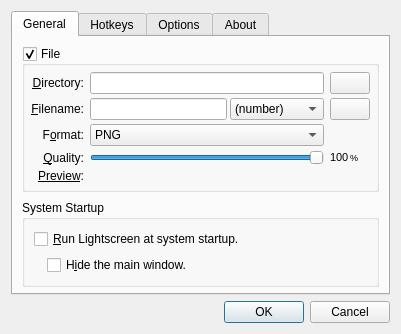
<?xml version="1.0" encoding="UTF-8"?>
<ui version="4.0">
 <class>OptionsDialog</class>
 <widget class="QDialog" name="OptionsDialog">
  <property name="geometry">
   <rect>
    <x>0</x>
    <y>0</y>
    <width>401</width>
    <height>318</height>
   </rect>
  </property>
  <property name="windowTitle">
   <string>Options - Lightscreen</string>
  </property>
  <layout class="QVBoxLayout" name="verticalLayout_4">
   <item>
    <widget class="QTabWidget" name="tabWidget">
     <property name="currentIndex">
      <number>0</number>
     </property>
     <widget class="QWidget" name="generalTab">
      <attribute name="title">
       <string>General</string>
      </attribute>
      <layout class="QVBoxLayout" name="verticalLayout">
       <property name="bottomMargin">
        <number>6</number>
       </property>
       <item>
        <widget class="QGroupBox" name="fileGroupBox">
         <property name="sizePolicy">
          <sizepolicy hsizetype="Preferred" vsizetype="Preferred">
           <horstretch>0</horstretch>
           <verstretch>0</verstretch>
          </sizepolicy>
         </property>
         <property name="title">
          <string>File</string>
         </property>
         <property name="flat">
          <bool>true</bool>
         </property>
         <property name="checkable">
          <bool>true</bool>
         </property>
         <layout class="QGridLayout" name="fileGroupBoxLayout">
          <property name="leftMargin">
           <number>6</number>
          </property>
          <property name="topMargin">
           <number>6</number>
          </property>
          <property name="rightMargin">
           <number>6</number>
          </property>
          <property name="bottomMargin">
           <number>6</number>
          </property>
          <property name="verticalSpacing">
           <number>4</number>
          </property>
          <item row="0" column="0">
           <widget class="QLabel" name="directoryLabel">
            <property name="text">
             <string>&amp;Directory:</string>
            </property>
            <property name="alignment">
             <set>Qt::AlignRight|Qt::AlignTrailing|Qt::AlignVCenter</set>
            </property>
            <property name="buddy">
             <cstring>targetLineEdit</cstring>
            </property>
           </widget>
          </item>
          <item row="0" column="1">
           <widget class="QLineEdit" name="targetLineEdit">
            <property name="styleSheet">
             <string notr="true"/>
            </property>
           </widget>
          </item>
          <item row="0" column="2">
           <widget class="QPushButton" name="browsePushButton">
            <property name="maximumSize">
             <size>
              <width>60</width>
              <height>16777215</height>
             </size>
            </property>
            <property name="text">
             <string/>
            </property>
            <property name="autoDefault">
             <bool>false</bool>
            </property>
           </widget>
          </item>
          <item row="1" column="0">
           <widget class="QLabel" name="filenameLabel">
            <property name="toolTip">
             <string>The prefix for the screenshot file</string>
            </property>
            <property name="text">
             <string>&amp;Filename:</string>
            </property>
            <property name="alignment">
             <set>Qt::AlignRight|Qt::AlignTrailing|Qt::AlignVCenter</set>
            </property>
            <property name="buddy">
             <cstring>prefixLineEdit</cstring>
            </property>
           </widget>
          </item>
          <item row="1" column="1">
           <layout class="QHBoxLayout" name="filenameLayout">
            <property name="spacing">
             <number>3</number>
            </property>
            <item>
             <widget class="QLineEdit" name="prefixLineEdit">
              <property name="whatsThis">
               <string>The prefix will be inserted before the &lt;em&gt;Naming&lt;/em&gt; in the screenshot file and it is usually used to distinguish files. It can be left blank.</string>
              </property>
             </widget>
            </item>
            <item>
             <widget class="QComboBox" name="namingComboBox">
              <property name="whatsThis">
               <string>The naming is inserted after the prefix and is what makes each screenshot file unique to avoid overwriting.&lt;br /&gt;
&lt;b&gt;Numeric&lt;/b&gt;: inserts a number in sequence, 1, 2, 3..&lt;br /&gt;
&lt;b&gt;Date&lt;/b&gt;: inserts the current date and time, in the form of dd-MM-yyyy, click the &quot;wrench&quot; button on the right to customize the format.&lt;br /&gt;
&lt;b&gt;Timestamp&lt;/b&gt;: inserts a number, a Unix timestamp, which is the number of seconds passed since 1970-1-1 00:00:00.&lt;br /&gt;

</string>
              </property>
              <item>
               <property name="text">
                <string>(number)</string>
               </property>
              </item>
              <item>
               <property name="text">
                <string>(date)</string>
               </property>
              </item>
              <item>
               <property name="text">
                <string>(timestamp)</string>
               </property>
              </item>
              <item>
               <property name="text">
                <string>(none)</string>
               </property>
              </item>
             </widget>
            </item>
           </layout>
          </item>
          <item row="1" column="2">
           <widget class="QPushButton" name="namingOptionsButton">
            <property name="autoDefault">
             <bool>false</bool>
            </property>
           </widget>
          </item>
          <item row="3" column="0">
           <widget class="QLabel" name="formatLabel">
            <property name="toolTip">
             <string>The file format for the screenshot</string>
            </property>
            <property name="text">
             <string>F&amp;ormat:</string>
            </property>
            <property name="alignment">
             <set>Qt::AlignRight|Qt::AlignTrailing|Qt::AlignVCenter</set>
            </property>
            <property name="buddy">
             <cstring>formatComboBox</cstring>
            </property>
           </widget>
          </item>
          <item row="3" column="1">
           <widget class="QComboBox" name="formatComboBox">
            <item>
             <property name="text">
              <string notr="true">PNG</string>
             </property>
            </item>
            <item>
             <property name="text">
              <string notr="true">JPG</string>
             </property>
            </item>
            <item>
             <property name="text">
              <string notr="true">BMP</string>
             </property>
            </item>
           </widget>
          </item>
          <item row="4" column="0">
           <widget class="QLabel" name="qualityLabel">
            <property name="text">
             <string>&amp;Quality:</string>
            </property>
            <property name="alignment">
             <set>Qt::AlignRight|Qt::AlignTrailing|Qt::AlignVCenter</set>
            </property>
            <property name="buddy">
             <cstring>qualitySlider</cstring>
            </property>
           </widget>
          </item>
          <item row="4" column="1">
           <widget class="QSlider" name="qualitySlider">
            <property name="whatsThis">
             <string>This slider goes from 0 to 100. 100 being the highest quality and 0 the lowest.&lt;br&gt;
Quality is related to file size and of course to readability and overall quality of the image.</string>
            </property>
            <property name="maximum">
             <number>100</number>
            </property>
            <property name="pageStep">
             <number>5</number>
            </property>
            <property name="value">
             <number>100</number>
            </property>
            <property name="orientation">
             <enum>Qt::Horizontal</enum>
            </property>
           </widget>
          </item>
          <item row="4" column="2">
           <layout class="QHBoxLayout" name="qualityLayout">
            <property name="spacing">
             <number>0</number>
            </property>
            <property name="sizeConstraint">
             <enum>QLayout::SetMinimumSize</enum>
            </property>
            <item>
             <widget class="QLabel" name="qualityValueLabel">
              <property name="font">
               <font>
                <pointsize>8</pointsize>
               </font>
              </property>
              <property name="text">
               <string notr="true">100</string>
              </property>
             </widget>
            </item>
            <item>
             <widget class="QLabel" name="qualityPercentLabel">
              <property name="font">
               <font>
                <pointsize>7</pointsize>
               </font>
              </property>
              <property name="text">
               <string notr="true">%</string>
              </property>
             </widget>
            </item>
           </layout>
          </item>
          <item row="5" column="0">
           <widget class="QLabel" name="previewTextLabel">
            <property name="text">
             <string>&lt;u&gt;Preview&lt;/u&gt;:</string>
            </property>
            <property name="alignment">
             <set>Qt::AlignRight|Qt::AlignTrailing|Qt::AlignVCenter</set>
            </property>
           </widget>
          </item>
          <item row="5" column="1">
           <widget class="QLabel" name="previewLabel">
            <property name="text">
             <string/>
            </property>
           </widget>
          </item>
         </layout>
        </widget>
       </item>
       <item>
        <spacer name="verticalSpacer">
         <property name="orientation">
          <enum>Qt::Vertical</enum>
         </property>
         <property name="sizeHint" stdset="0">
          <size>
           <width>0</width>
           <height>0</height>
          </size>
         </property>
        </spacer>
       </item>
       <item>
        <widget class="QGroupBox" name="startupGroupBox">
         <property name="sizePolicy">
          <sizepolicy hsizetype="Minimum" vsizetype="Fixed">
           <horstretch>0</horstretch>
           <verstretch>0</verstretch>
          </sizepolicy>
         </property>
         <property name="title">
          <string>System Startup</string>
         </property>
         <property name="flat">
          <bool>true</bool>
         </property>
         <layout class="QVBoxLayout" name="verticalLayout_3">
          <item>
           <widget class="QCheckBox" name="startupCheckBox">
            <property name="whatsThis">
             <string/>
            </property>
            <property name="text">
             <string>&amp;Run Lightscreen at system startup.</string>
            </property>
           </widget>
          </item>
          <item>
           <layout class="QHBoxLayout" name="startupHideLayout">
            <item>
             <spacer name="startupHideSpacer">
              <property name="orientation">
               <enum>Qt::Horizontal</enum>
              </property>
              <property name="sizeType">
               <enum>QSizePolicy::Fixed</enum>
              </property>
              <property name="sizeHint" stdset="0">
               <size>
                <width>13</width>
                <height>15</height>
               </size>
              </property>
             </spacer>
            </item>
            <item>
             <widget class="QCheckBox" name="startupHideCheckBox">
              <property name="whatsThis">
               <string/>
              </property>
              <property name="text">
               <string>H&amp;ide the main window.</string>
              </property>
             </widget>
            </item>
           </layout>
          </item>
         </layout>
        </widget>
       </item>
      </layout>
     </widget>
     <widget class="QWidget" name="hotkeyTab">
      <attribute name="title">
       <string>Hotkeys</string>
      </attribute>
      <layout class="QVBoxLayout" name="verticalLayout_2">
       <item>
        <widget class="QGroupBox" name="capturesGroupBox">
         <property name="title">
          <string>Captures</string>
         </property>
         <property name="flat">
          <bool>true</bool>
         </property>
         <layout class="QGridLayout" name="gridLayout">
          <property name="leftMargin">
           <number>6</number>
          </property>
          <property name="topMargin">
           <number>6</number>
          </property>
          <property name="rightMargin">
           <number>6</number>
          </property>
          <property name="bottomMargin">
           <number>6</number>
          </property>
          <property name="spacing">
           <number>4</number>
          </property>
          <item row="0" column="0">
           <widget class="QCheckBox" name="screenCheckBox">
            <property name="sizePolicy">
             <sizepolicy hsizetype="Maximum" vsizetype="Maximum">
              <horstretch>0</horstretch>
              <verstretch>0</verstretch>
             </sizepolicy>
            </property>
            <property name="text">
             <string>&amp;Fullscreen</string>
            </property>
           </widget>
          </item>
          <item row="0" column="2">
           <widget class="HotkeyWidget" name="screenHotkeyWidget">
            <property name="sizePolicy">
             <sizepolicy hsizetype="Minimum" vsizetype="Maximum">
              <horstretch>0</horstretch>
              <verstretch>0</verstretch>
             </sizepolicy>
            </property>
           </widget>
          </item>
          <item row="3" column="0">
           <widget class="QCheckBox" name="windowPickerCheckBox">
            <property name="sizePolicy">
             <sizepolicy hsizetype="Maximum" vsizetype="Maximum">
              <horstretch>0</horstretch>
              <verstretch>0</verstretch>
             </sizepolicy>
            </property>
            <property name="text">
             <string>Window &amp;Picker</string>
            </property>
           </widget>
          </item>
          <item row="3" column="2">
           <widget class="HotkeyWidget" name="windowPickerHotkeyWidget"/>
          </item>
          <item row="2" column="1">
           <spacer name="horizontalSpacer_4">
            <property name="orientation">
             <enum>Qt::Horizontal</enum>
            </property>
            <property name="sizeHint" stdset="0">
             <size>
              <width>40</width>
              <height>0</height>
             </size>
            </property>
           </spacer>
          </item>
          <item row="2" column="0">
           <widget class="QCheckBox" name="windowCheckBox">
            <property name="sizePolicy">
             <sizepolicy hsizetype="Maximum" vsizetype="Maximum">
              <horstretch>0</horstretch>
              <verstretch>0</verstretch>
             </sizepolicy>
            </property>
            <property name="text">
             <string>Active &amp;Window</string>
            </property>
           </widget>
          </item>
          <item row="2" column="2">
           <widget class="HotkeyWidget" name="windowHotkeyWidget"/>
          </item>
          <item row="1" column="0">
           <widget class="QCheckBox" name="areaCheckBox">
            <property name="sizePolicy">
             <sizepolicy hsizetype="Maximum" vsizetype="Maximum">
              <horstretch>0</horstretch>
              <verstretch>0</verstretch>
             </sizepolicy>
            </property>
            <property name="text">
             <string>Screen &amp;Area</string>
            </property>
           </widget>
          </item>
          <item row="1" column="2">
           <widget class="HotkeyWidget" name="areaHotkeyWidget"/>
          </item>
         </layout>
        </widget>
       </item>
       <item>
        <widget class="QGroupBox" name="controlGroupBox">
         <property name="title">
          <string>Lightscreen Control</string>
         </property>
         <property name="flat">
          <bool>true</bool>
         </property>
         <layout class="QGridLayout" name="gridLayout_2">
          <property name="leftMargin">
           <number>6</number>
          </property>
          <property name="topMargin">
           <number>6</number>
          </property>
          <property name="rightMargin">
           <number>6</number>
          </property>
          <property name="bottomMargin">
           <number>6</number>
          </property>
          <property name="spacing">
           <number>4</number>
          </property>
          <item row="0" column="0">
           <widget class="QCheckBox" name="openCheckBox">
            <property name="sizePolicy">
             <sizepolicy hsizetype="Maximum" vsizetype="Maximum">
              <horstretch>0</horstretch>
              <verstretch>0</verstretch>
             </sizepolicy>
            </property>
            <property name="text">
             <string>&amp;Open the program window</string>
            </property>
           </widget>
          </item>
          <item row="0" column="2">
           <widget class="HotkeyWidget" name="openHotkeyWidget"/>
          </item>
          <item row="1" column="0">
           <widget class="QCheckBox" name="directoryCheckBox">
            <property name="sizePolicy">
             <sizepolicy hsizetype="Maximum" vsizetype="Maximum">
              <horstretch>0</horstretch>
              <verstretch>0</verstretch>
             </sizepolicy>
            </property>
            <property name="text">
             <string>Open the &amp;directory</string>
            </property>
           </widget>
          </item>
          <item row="1" column="2">
           <widget class="HotkeyWidget" name="directoryHotkeyWidget"/>
          </item>
          <item row="0" column="1">
           <spacer name="horizontalSpacer_2">
            <property name="orientation">
             <enum>Qt::Horizontal</enum>
            </property>
            <property name="sizeHint" stdset="0">
             <size>
              <width>40</width>
              <height>0</height>
             </size>
            </property>
           </spacer>
          </item>
         </layout>
        </widget>
       </item>
      </layout>
     </widget>
     <widget class="QWidget" name="optionsTab">
      <attribute name="title">
       <string>Options</string>
      </attribute>
      <layout class="QVBoxLayout" name="verticalLayout_8">
       <property name="leftMargin">
        <number>0</number>
       </property>
       <property name="topMargin">
        <number>0</number>
       </property>
       <property name="rightMargin">
        <number>0</number>
       </property>
       <property name="bottomMargin">
        <number>0</number>
       </property>
       <item>
        <widget class="QScrollArea" name="optionsScrollArea">
         <property name="sizePolicy">
          <sizepolicy hsizetype="Minimum" vsizetype="Expanding">
           <horstretch>0</horstretch>
           <verstretch>0</verstretch>
          </sizepolicy>
         </property>
         <property name="minimumSize">
          <size>
           <width>375</width>
           <height>0</height>
          </size>
         </property>
         <property name="frameShape">
          <enum>QFrame::NoFrame</enum>
         </property>
         <property name="horizontalScrollBarPolicy">
          <enum>Qt::ScrollBarAlwaysOff</enum>
         </property>
         <property name="widgetResizable">
          <bool>true</bool>
         </property>
         <widget class="QWidget" name="scrollAreaWidgetContents">
          <property name="geometry">
           <rect>
            <x>0</x>
            <y>-20</y>
            <width>360</width>
            <height>706</height>
           </rect>
          </property>
          <layout class="QVBoxLayout" name="verticalLayout_5">
           <property name="spacing">
            <number>4</number>
           </property>
           <property name="leftMargin">
            <number>6</number>
           </property>
           <property name="topMargin">
            <number>6</number>
           </property>
           <property name="rightMargin">
            <number>6</number>
           </property>
           <property name="bottomMargin">
            <number>6</number>
           </property>
           <item>
            <widget class="QGroupBox" name="interfaceGroupBox">
             <property name="title">
              <string>Interface</string>
             </property>
             <property name="flat">
              <bool>true</bool>
             </property>
             <layout class="QVBoxLayout" name="verticalLayout_6">
              <item>
               <widget class="QCheckBox" name="trayCheckBox">
                <property name="whatsThis">
                 <string/>
                </property>
                <property name="text">
                 <string>Sho&amp;w a system tray icon.</string>
                </property>
               </widget>
              </item>
              <item>
               <widget class="QCheckBox" name="closeHideCheckBox">
                <property name="text">
                 <string>C&amp;losing hides the main window.</string>
                </property>
               </widget>
              </item>
              <item>
               <widget class="QCheckBox" name="hideCheckBox">
                <property name="text">
                 <string>&amp;Hide Lightscreen while taking a screenshot.</string>
                </property>
               </widget>
              </item>
              <item>
               <layout class="QGridLayout" name="notifyLayout">
                <property name="topMargin">
                 <number>2</number>
                </property>
                <property name="bottomMargin">
                 <number>2</number>
                </property>
                <item row="1" column="1">
                 <widget class="QCheckBox" name="messageCheckBox">
                  <property name="whatsThis">
                   <string>Shows a completion message once the screenshot is saved, clicking this message takes you to the directory where the screenshot was saved.</string>
                  </property>
                  <property name="text">
                   <string>Tray icon Popup</string>
                  </property>
                 </widget>
                </item>
                <item row="2" column="1">
                 <widget class="QCheckBox" name="playSoundCheckBox">
                  <property name="text">
                   <string>&amp;Sound cue</string>
                  </property>
                 </widget>
                </item>
                <item row="1" column="0">
                 <spacer name="horizontalSpacer_9">
                  <property name="orientation">
                   <enum>Qt::Horizontal</enum>
                  </property>
                  <property name="sizeType">
                   <enum>QSizePolicy::Fixed</enum>
                  </property>
                  <property name="sizeHint" stdset="0">
                   <size>
                    <width>15</width>
                    <height>0</height>
                   </size>
                  </property>
                 </spacer>
                </item>
                <item row="1" column="2">
                 <spacer name="horizontalSpacer">
                  <property name="orientation">
                   <enum>Qt::Horizontal</enum>
                  </property>
                  <property name="sizeHint" stdset="0">
                   <size>
                    <width>40</width>
                    <height>0</height>
                   </size>
                  </property>
                 </spacer>
                </item>
                <item row="0" column="0" colspan="3">
                 <widget class="QLabel" name="notifyLabel">
                  <property name="font">
                   <font>
                    <weight>75</weight>
                    <bold>true</bold>
                    <underline>true</underline>
                   </font>
                  </property>
                  <property name="text">
                   <string>&amp;Notify with:</string>
                  </property>
                  <property name="buddy">
                   <cstring>messageCheckBox</cstring>
                  </property>
                 </widget>
                </item>
               </layout>
              </item>
             </layout>
            </widget>
           </item>
           <item>
            <widget class="QGroupBox" name="screenshotsGroupBox">
             <property name="title">
              <string>Screenshots</string>
             </property>
             <property name="flat">
              <bool>true</bool>
             </property>
             <layout class="QVBoxLayout" name="verticalLayout_7">
              <item>
               <widget class="QCheckBox" name="saveAsCheckBox">
                <property name="text">
                 <string>Choose where to save each screenshot (&quot;&amp;Save as&quot;).</string>
                </property>
               </widget>
              </item>
              <item>
               <widget class="QCheckBox" name="currentMonitorCheckBox">
                <property name="text">
                 <string>&amp;Grab only the active monitor.</string>
                </property>
               </widget>
              </item>
              <item>
               <widget class="QCheckBox" name="cursorCheckBox">
                <property name="text">
                 <string>Inc&amp;lude the cursor in the screenshot.</string>
                </property>
               </widget>
              </item>
              <item>
               <widget class="QCheckBox" name="magnifyCheckBox">
                <property name="text">
                 <string>&amp;Magnify around the mouse in Area mode.</string>
                </property>
               </widget>
              </item>
              <item>
               <layout class="QHBoxLayout" name="horizontalLayout_2">
                <property name="spacing">
                 <number>2</number>
                </property>
                <item>
                 <widget class="QCheckBox" name="optiPngCheckBox">
                  <property name="toolTip">
                   <string>Runs OptiPNG which reduces screenshot file size.</string>
                  </property>
                  <property name="text">
                   <string>O&amp;ptimize PNG screenshots.</string>
                  </property>
                 </widget>
                </item>
                <item>
                 <widget class="QLabel" name="optiPngLabel">
                  <property name="palette">
                   <palette>
                    <active>
                     <colorrole role="WindowText">
                      <brush brushstyle="SolidPattern">
                       <color alpha="255">
                        <red>128</red>
                        <green>0</green>
                        <blue>0</blue>
                       </color>
                      </brush>
                     </colorrole>
                    </active>
                    <inactive>
                     <colorrole role="WindowText">
                      <brush brushstyle="SolidPattern">
                       <color alpha="255">
                        <red>128</red>
                        <green>0</green>
                        <blue>0</blue>
                       </color>
                      </brush>
                     </colorrole>
                    </inactive>
                    <disabled>
                     <colorrole role="WindowText">
                      <brush brushstyle="SolidPattern">
                       <color alpha="255">
                        <red>141</red>
                        <green>138</green>
                        <blue>136</blue>
                       </color>
                      </brush>
                     </colorrole>
                    </disabled>
                   </palette>
                  </property>
                  <property name="text">
                   <string/>
                  </property>
                 </widget>
                </item>
                <item>
                 <spacer name="horizontalSpacer_10">
                  <property name="orientation">
                   <enum>Qt::Horizontal</enum>
                  </property>
                  <property name="sizeHint" stdset="0">
                   <size>
                    <width>40</width>
                    <height>0</height>
                   </size>
                  </property>
                 </spacer>
                </item>
               </layout>
              </item>
              <item>
               <widget class="QCheckBox" name="replaceCheckBox">
                <property name="text">
                 <string>Replace screenshots when there's an existing file.</string>
                </property>
               </widget>
              </item>
              <item>
               <widget class="QCheckBox" name="areaAutocloseCheckBox">
                <property name="text">
                 <string>Snap area screenshots automatically (no resizing).</string>
                </property>
               </widget>
              </item>
              <item>
               <layout class="QHBoxLayout" name="horizontalLayout_5">
                <item>
                 <widget class="QLabel" name="delayLabel">
                  <property name="text">
                   <string>D&amp;elay:</string>
                  </property>
                  <property name="alignment">
                   <set>Qt::AlignRight|Qt::AlignTrailing|Qt::AlignVCenter</set>
                  </property>
                  <property name="buddy">
                   <cstring>delaySpinBox</cstring>
                  </property>
                 </widget>
                </item>
                <item>
                 <widget class="QSpinBox" name="delaySpinBox">
                  <property name="whatsThis">
                   <string>Selecting anything other than 0 in this option will cause the program to &lt;b&gt;wait&lt;/b&gt; that amount of seconds before taking the screenshot.</string>
                  </property>
                  <property name="specialValueText">
                   <string>none</string>
                  </property>
                  <property name="accelerated">
                   <bool>true</bool>
                  </property>
                  <property name="correctionMode">
                   <enum>QAbstractSpinBox::CorrectToNearestValue</enum>
                  </property>
                  <property name="suffix">
                   <string> seconds</string>
                  </property>
                  <property name="prefix">
                   <string/>
                  </property>
                  <property name="maximum">
                   <number>32767</number>
                  </property>
                 </widget>
                </item>
                <item>
                 <spacer name="horizontalSpacer_8">
                  <property name="orientation">
                   <enum>Qt::Horizontal</enum>
                  </property>
                  <property name="sizeHint" stdset="0">
                   <size>
                    <width>114</width>
                    <height>0</height>
                   </size>
                  </property>
                 </spacer>
                </item>
               </layout>
              </item>
             </layout>
            </widget>
           </item>
           <item>
            <widget class="QGroupBox" name="clipboardGroupBox">
             <property name="title">
              <string>Clipboard</string>
             </property>
             <property name="flat">
              <bool>true</bool>
             </property>
             <layout class="QVBoxLayout" name="verticalLayout_10">
              <item>
               <widget class="QCheckBox" name="clipboardCheckBox">
                <property name="whatsThis">
                 <string>Lightscreen will copy the screenshot image data to your clipboard.

Warning: Cannot be used in tandem with the &quot;After uploading, copy the URL to the clipboard.&quot; option</string>
                </property>
                <property name="text">
                 <string>&amp;Copy the screenshot to the clipboard.</string>
                </property>
               </widget>
              </item>
             </layout>
            </widget>
           </item>
           <item>
            <widget class="QGroupBox" name="updaterGroupBox">
             <property name="title">
              <string>Updater</string>
             </property>
             <property name="flat">
              <bool>true</bool>
             </property>
             <layout class="QGridLayout" name="gridLayout_4">
              <item row="0" column="1">
               <spacer name="horizontalSpacer_3">
                <property name="orientation">
                 <enum>Qt::Horizontal</enum>
                </property>
                <property name="sizeHint" stdset="0">
                 <size>
                  <width>78</width>
                  <height>13</height>
                 </size>
                </property>
               </spacer>
              </item>
              <item row="0" column="0">
               <widget class="QCheckBox" name="updaterCheckBox">
                <property name="whatsThis">
                 <string>Every 7 days Lightscreen will ping the update server for a new version and notify you if there's an update to download.</string>
                </property>
                <property name="text">
                 <string>Check for updates regularly.</string>
                </property>
               </widget>
              </item>
              <item row="0" column="2">
               <widget class="QPushButton" name="checkUpdatesPushButton">
                <property name="text">
                 <string>Chec&amp;k Now</string>
                </property>
               </widget>
              </item>
             </layout>
            </widget>
           </item>
          </layout>
         </widget>
        </widget>
       </item>
      </layout>
     </widget>
     <widget class="QWidget" name="aboutTab">
      <attribute name="title">
       <string>About</string>
      </attribute>
      <layout class="QVBoxLayout" name="verticalLayout_9">
       <item>
        <widget class="QLabel" name="mainLabel">
         <property name="text">
          <string>Lightscreen is a simple tool to take screenshots, designed to be customizable and lightweight.&lt;br&gt;&lt;br&gt;
Created by &lt;a href=&quot;https://ckaiser.com.ar&quot;&gt;Christian Kaiser&lt;/a&gt;, with &lt;a href=&quot;#aboutqt&quot;&gt;Qt&lt;/a&gt;.</string>
         </property>
         <property name="wordWrap">
          <bool>true</bool>
         </property>
         <property name="textInteractionFlags">
          <set>Qt::LinksAccessibleByKeyboard|Qt::LinksAccessibleByMouse</set>
         </property>
        </widget>
       </item>
       <item>
        <widget class="QLabel" name="licenseAboutLabel">
         <property name="text">
          <string>Released under the &lt;a href=&quot;http://www.gnu.org/licenses/gpl-2.0.html&quot;&gt;GNU General Public License&lt;/a&gt;.</string>
         </property>
         <property name="textInteractionFlags">
          <set>Qt::LinksAccessibleByKeyboard|Qt::LinksAccessibleByMouse</set>
         </property>
        </widget>
       </item>
       <item>
        <widget class="QLabel" name="versionLabel">
         <property name="font">
          <font>
           <pointsize>12</pointsize>
           <weight>75</weight>
           <bold>true</bold>
          </font>
         </property>
         <property name="alignment">
          <set>Qt::AlignCenter</set>
         </property>
        </widget>
       </item>
       <item>
        <widget class="QLabel" name="linksLabel">
         <property name="text">
          <string>&lt;a href=&quot;https://github.com/ckaiser/Lightscreen/&quot;&gt;GitHub page&lt;/a&gt;&lt;br&gt;&lt;br&gt;&lt;a href=&quot;https://lightscreen.com.ar/&quot;&gt;Lightscreen home page&lt;/a&gt;</string>
         </property>
         <property name="alignment">
          <set>Qt::AlignCenter</set>
         </property>
         <property name="textInteractionFlags">
          <set>Qt::LinksAccessibleByKeyboard|Qt::LinksAccessibleByMouse</set>
         </property>
        </widget>
       </item>
      </layout>
     </widget>
    </widget>
   </item>
   <item>
    <widget class="QDialogButtonBox" name="buttonBox">
     <property name="standardButtons">
      <set>QDialogButtonBox::Cancel|QDialogButtonBox::Ok</set>
     </property>
    </widget>
   </item>
  </layout>
 </widget>
 <customwidgets>
  <customwidget>
   <class>HotkeyWidget</class>
   <extends>QPushButton</extends>
   <header location="global">widgets/hotkeywidget.h</header>
  </customwidget>
 </customwidgets>
 <tabstops>
  <tabstop>fileGroupBox</tabstop>
  <tabstop>targetLineEdit</tabstop>
  <tabstop>browsePushButton</tabstop>
  <tabstop>prefixLineEdit</tabstop>
  <tabstop>namingComboBox</tabstop>
  <tabstop>namingOptionsButton</tabstop>
  <tabstop>formatComboBox</tabstop>
  <tabstop>qualitySlider</tabstop>
  <tabstop>startupCheckBox</tabstop>
  <tabstop>startupHideCheckBox</tabstop>
  <tabstop>screenCheckBox</tabstop>
  <tabstop>screenHotkeyWidget</tabstop>
  <tabstop>areaCheckBox</tabstop>
  <tabstop>areaHotkeyWidget</tabstop>
  <tabstop>windowCheckBox</tabstop>
  <tabstop>windowHotkeyWidget</tabstop>
  <tabstop>windowPickerCheckBox</tabstop>
  <tabstop>windowPickerHotkeyWidget</tabstop>
  <tabstop>openCheckBox</tabstop>
  <tabstop>openHotkeyWidget</tabstop>
  <tabstop>directoryCheckBox</tabstop>
  <tabstop>directoryHotkeyWidget</tabstop>
  <tabstop>trayCheckBox</tabstop>
  <tabstop>hideCheckBox</tabstop>
  <tabstop>messageCheckBox</tabstop>
  <tabstop>playSoundCheckBox</tabstop>
  <tabstop>saveAsCheckBox</tabstop>
  <tabstop>currentMonitorCheckBox</tabstop>
  <tabstop>cursorCheckBox</tabstop>
  <tabstop>magnifyCheckBox</tabstop>
  <tabstop>optiPngCheckBox</tabstop>
  <tabstop>replaceCheckBox</tabstop>
  <tabstop>areaAutocloseCheckBox</tabstop>
  <tabstop>delaySpinBox</tabstop>
  <tabstop>updaterCheckBox</tabstop>
  <tabstop>checkUpdatesPushButton</tabstop>
  <tabstop>buttonBox</tabstop>
 </tabstops>
 <resources/>
 <connections>
  <connection>
   <sender>buttonBox</sender>
   <signal>rejected()</signal>
   <receiver>OptionsDialog</receiver>
   <slot>reject()</slot>
   <hints>
    <hint type="sourcelabel">
     <x>307</x>
     <y>304</y>
    </hint>
    <hint type="destinationlabel">
     <x>286</x>
     <y>274</y>
    </hint>
   </hints>
  </connection>
 </connections>
</ui>
